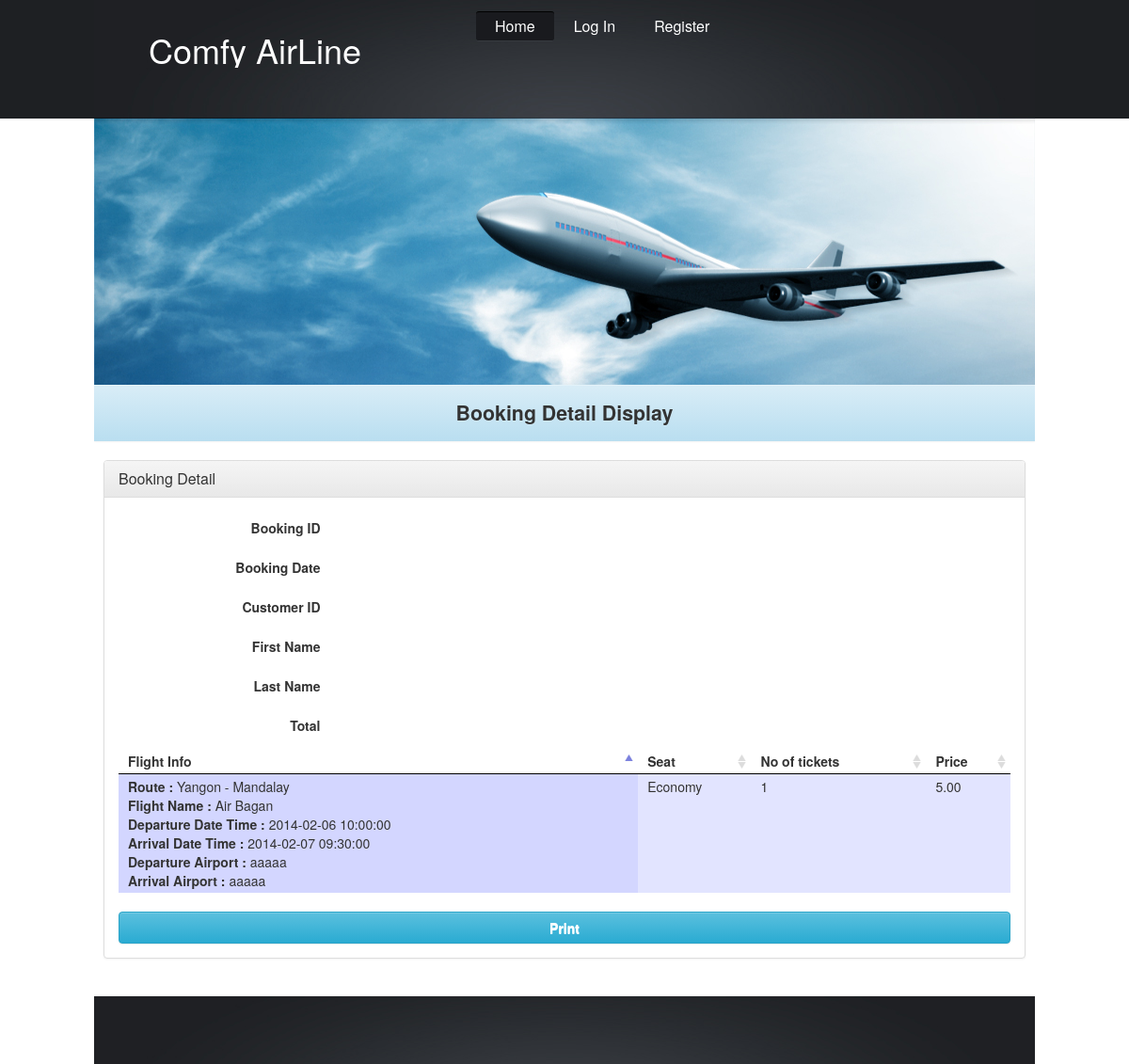
The app's page /booking-detail-display.php?booking_id=1244330429, older data.
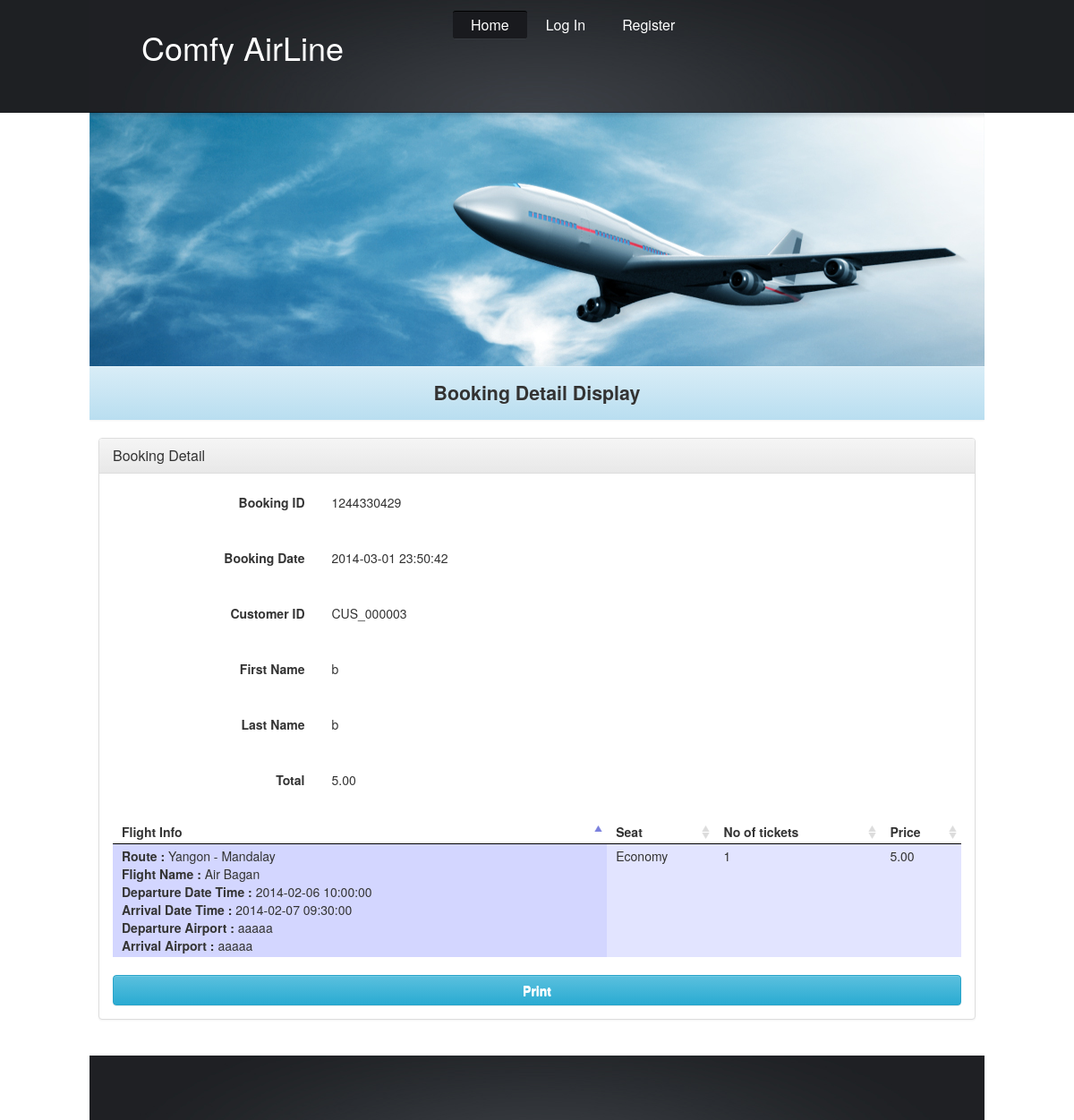
The same page, newer data.
### tables this page shows
CREATE TABLE IF NOT EXISTS `bookings` (
  `booking_id` varchar(15) NOT NULL,
  `bookingdate` datetime NOT NULL,
  `customer_id` varchar(15) NOT NULL,
  `total` decimal(10,2) NOT NULL,
  `status` int(1) DEFAULT NULL,
  PRIMARY KEY (`booking_id`)
);

CREATE TABLE IF NOT EXISTS `customers` (
  `customer_id` varchar(15) NOT NULL,
  `firstname` varchar(30) NOT NULL,
  `lastname` varchar(30) NOT NULL,
  `gender` char(1) NOT NULL,
  `DOB` datetime NOT NULL,
  `nrc_no` varchar(30) NOT NULL,
  `phone_no` varchar(30) NOT NULL,
  `street` varchar(255) NOT NULL,
  `city` varchar(255) NOT NULL,
  `country` varchar(255) NOT NULL,
  `post_code` varchar(10) NOT NULL,
  PRIMARY KEY (`customer_id`)
);

### includes/bookingHelper.php (called while the page is built, shortened)
<?php
class bookingHelper{
    public static function getBookingByBookingID($booking_id){
        $sql = "SELECT bookings.*,customers.* " .
                "FROM bookings " .
                "INNER JOIN customers " .
                "ON bookings.customer_id=customers.customer_id " .
                "WHERE bookings.booking_id='" . $booking_id . "' " .
                "ORDER BY bookings.bookingdate DESC";
        $result = mysql_query($sql) or die(mysql_error());
        $output=array();
        if (mysql_num_rows($result)==0){
            return $output;
        }
        while ($row = mysql_fetch_array($result)){
            $output[]=array(
                'booking_id'=>$row['booking_id'],
                'bookingdate'=>$row['bookingdate'],
                'customer_id'=>$row['customer_id'],
                'firstname'=>$row['firstname'],
                'lastname'=>$row['lastname'],
                'total'=>$row['total'],
            );
        }
        return $output;
    }
}
?>

### booking-detail-display.php (the view, shortened to what the changed rows need)
<?php require_once('includes/bookingHelper.php'); ?>
<?php include('includes/header.php'); ?>
<link href="css/jquery.dataTables.css" rel="stylesheet" type="text/css" />
<div class="panel panel-default">
    <div class="panel-body">
        <form role="form" id="seat_setup" name="seat_setup" action="seat-setup.php" method="post" class="form-horizontal">
            <?php
            $booking_id = $_GET['booking_id'];
            $bookingData = bookingHelper::getBookingByBookingID($booking_id);
            ?>
            <div class="form-group">
                <div class="col-sm-9">
                    <p id="title" class="form-control-static"><?php echo $bookingData[0]['booking_id']; ?></p>
                </div>
            </div>
            <div class="form-group">
                <div class="col-sm-9">
                    <p id="title" class="form-control-static"><?php echo $bookingData[0]['bookingdate']; ?></p>
                </div>
            </div>
            <div class="form-group">
                <div class="col-sm-9">
                    <p id="title" class="form-control-static"><?php echo $bookingData[0]['customer_id']; ?></p>
                </div>
            </div>
            <div class="form-group">
                <div class="col-sm-9">
                    <p id="title" class="form-control-static"><?php echo $bookingData[0]['firstname']; ?></p>
                </div>
            </div>
            <div class="form-group">
                <div class="col-sm-9">
                    <p id="title" class="form-control-static"><?php echo $bookingData[0]['lastname']; ?></p>
                </div>
            </div>
            <div class="form-group">
                <div class="col-sm-9">
                    <p id="title" class="form-control-static"><?php echo $bookingData[0]['total']; ?></p>
                </div>
            </div>
        </form>
        <table id="seat-table">
            <thead>
            <th>Flight Info</th>
            <th>Seat</th>
            <th>No of tickets</th>
            <th>Price</th>
            </thead>
        </table>
        <br/>
    </div>
</div>
<?php include('includes/footer.php'); ?>

Row changes from the older to the newer data that the page shows:
now on this page (row edited): bookings: booking_id "1244330429", bookingdate "2014-03-01 23:50:42", customer.customer_id "CUS_000003", customer.firstname "b", customer.lastname "b", total "5.00"
